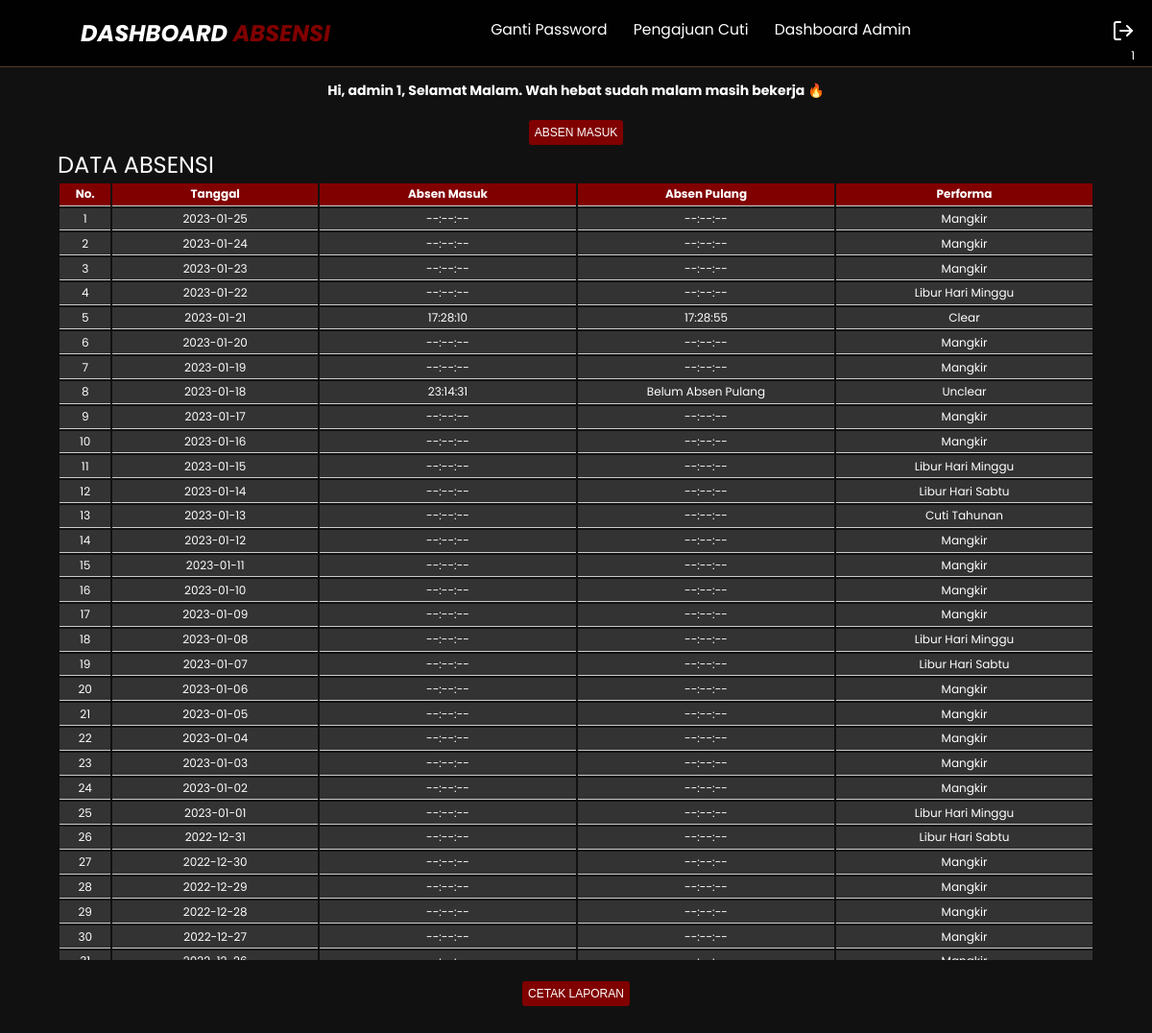
The app's page /dashboard/index.php (signed in), older data.
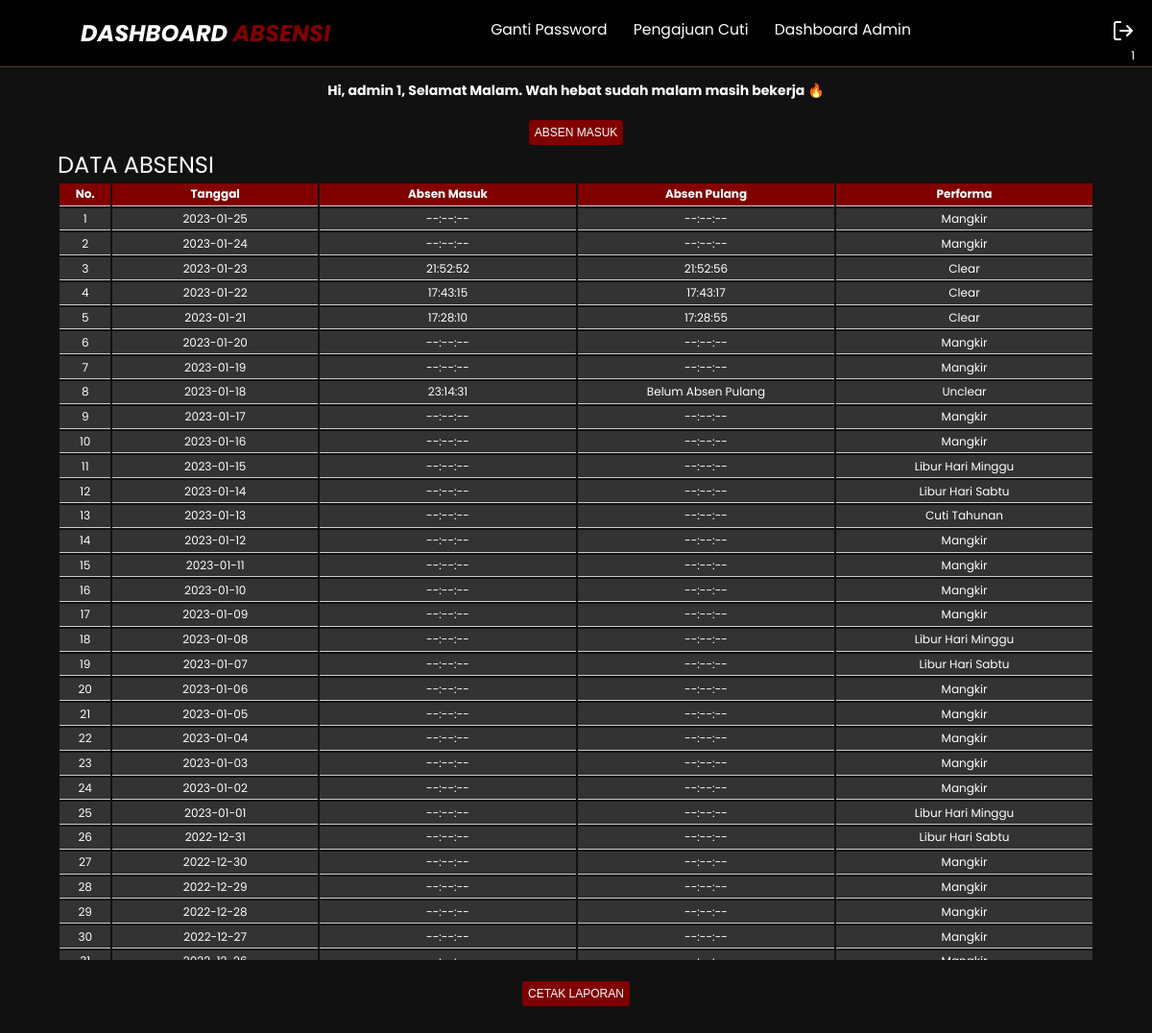
The same page, newer data.
### tables this page shows
CREATE TABLE `absensi` (
  `id` int(11) NOT NULL,
  `user_id` int(11) NOT NULL,
  `tgl` date DEFAULT NULL,
  `jam_masuk` varchar(255) DEFAULT NULL,
  `jam_keluar` varchar(255) DEFAULT NULL,
  `req_id` int(11) DEFAULT NULL
);

CREATE TABLE `request` (
  `id` int(11) NOT NULL,
  `req_id` int(11) NOT NULL,
  `jenis` varchar(255) DEFAULT NULL,
  `keterangan` varchar(255) DEFAULT NULL,
  `status` varchar(255) DEFAULT NULL
);

### dashboard/absensi.php (the view, shortened to what this page needs)
<div class="bform">
  <?php
  include("../connection.php");
  $user_id = $_SESSION['user_id'];
  $tgl = date('Y-m-d');
  $sql = "SELECT * FROM absensi as a LEFT JOIN request as b ON a.req_id=b.req_id WHERE a.user_id='$user_id' AND a.tgl='$tgl'";
  $result = $db->query($sql);
  $btnabsen = '<form action="action.php" method="POST">
  <button name="absen" type="submit">ABSEN MASUK</button>
</form>';
  if ($result->num_rows > 0) {
    $data = $result->fetch_assoc();
    if ($data['status'] == 'Accept') {
      echo "<p>Jadwal Anda Hari Ini " . $data['jenis'] . " !</p>";
    } else if (!empty($data['jam_keluar'])) {
      if (strtotime($data['jam_keluar']) == NULL) {
        echo $btnabsen;
      } else {
        echo "<p>Absen Pulang Berhasil, Terimakasih telah bekerja hari ini</p>";
      }
    } else {
      echo "
      <form action='' method='POST' class='form'>
      <span>Absen Masuk Berhasil, Selamat Bekerja</span>
              <button name='clockout' type='submit'>Absen Pulang</button>
            </form>";
    }
  } else {
    echo $btnabsen;
  }
  ?>
</div>
<div class="table">
  <div class="table_header">
    <p>DATA ABSENSI</p>
  </div>
  <div class="table_section">
    <table class="table">
      <thead>
        <tr class="tr">
          <th class="th" width='5%'>No.</th>
          <th class="th" width='20%'>Tanggal</th>
          <th class="th" width='25%'>Absen Masuk</th>
          <th class="th" width='25%'>Absen Pulang</th>
          <th class="th" width='25%'>Performa</th>
        </tr>
      </thead>
      <tbody>
        <?php
        $no = 1;
        $intTgl = strtotime($tgl);
        $stopTgl = $intTgl - 30 * 60 * 60 * 24;
        $sql = "SELECT * FROM absensi as a LEFT JOIN request as b ON a.req_id=b.req_id WHERE a.user_id='$user_id' AND a.tgl <= '$tgl' order by tgl desc";
        $absen = [];
        $hasil2 = $db->query($sql);
        while ($data2 = $hasil2->fetch_assoc()) {
          array_push($absen, $data2);
        }
        for ($intTgl; $intTgl >= $stopTgl; $intTgl -= 60 * 60 * 24) {
          $tgljd = date('Y-m-d', $intTgl);
          echo "<tr class='tr'>";
          echo "<td class='td'>" . $no++ . "</td>";
          echo "<td class='td'> " . $tgljd . " </td>";
          $cek = 0;
            foreach ($absen as $data) {
            if ($tgljd == $data['tgl']) {
              echo "<td class='td'> " . $data['jam_masuk'] . " </td>";
              if (empty($data['jam_keluar']) && !empty($data['jam_masuk'])) {
                echo "<td class='td'>Belum Absen Pulang</td>";
              } else {
                echo "<td class='td'> " . $data['jam_keluar'] . " </td>";
              }
              if ($data['status'] == 'Accept') {
                echo "<td class='td'>" . $data['jenis'] . "</td>";
              } else if (!empty($data['jam_masuk']) && strtotime($data['jam_keluar']) != NULL) {
                echo "<td class='td'>Clear</td>";
              } else {
                echo "<td class='td'>Unclear</td>";
              }
              $cek = 1;
              break;
            }
          }
          if ($cek == 0) {
            echo "<td class='td'>--:--:--</td><td class='td'>--:--:--</td>";
            if (date('D', $intTgl) == "Sun") {
              echo "<td class='td'>Libur Hari Minggu</td>";
            } else if (date('D', $intTgl) == "Sat") {
              echo "<td class='td'>Libur Hari Sabtu</td>";
            } else {
              echo "<td class='td'>Mangkir</td>";
            }
          }
          echo "</tr>";
        }
        ?>
      </tbody>
    </table>
  </div>
</div>

### dashboard/index.php (shortened to what this page needs)
<?php
$nama_lengkap = $_SESSION['nama_lengkap'];
$role = $_SESSION['role'];
?>
<!DOCTYPE html>
<html lang="en">
<head>
  <link rel="stylesheet" href="dashboard.css" />
</head>
<body>
    <nav class="navbar">
        <a href="index.php" class="navbar-logo">DASHBOARD <span>ABSENSI</span></a>
        <div class='navbar-nav'>
        <a href="index.php?menu=ganti-password" >Ganti Password</a>
          <a href="index.php?menu=pengajuan">Pengajuan Cuti</a>
<?php
            if($role=='admin'){
               echo '<a href="index-admin.php?message=Selamat Datang di DASHBOARD ADMIN">Dashboard Admin</a>';
            }
        ?>
        </div>
        <div class="navbar-extra">
        <a href="#" id="nama"><?=$nama_lengkap?></a>
        <a href="index-admin.php?logout=true" id="logout"><i data-feather="log-out"></i></a>
        </div>
        </nav>
         <section class="hero" id="home">
          <main class="content">
    <?php
    if(!isset($_GET['menu']) ||
       $_GET['menu'] !== "ganti-password" &&
       $_GET['menu'] !== "pengajuan"
       ){
            $time = date('H');
            if($time <= 10 && $time >=3) {
              $waktu = "Pagi. Awali pagimu dengan senyuman 😊";
            } else if ($time >=11 && $time <= 14) {
              $waktu = "Siang. Tetap semangat ya, meskipun lumayan lelah ✊";
            } else if ($time >=15 && $time <= 17) {
              $waktu = "Sore. Semangat yuk, Sebentar lagi selesai 💪";
            } else {
              $waktu = "Malam. Wah hebat sudah malam masih bekerja 🔥";
            }
            echo "<div class='bform' style='width: 100vw;'><H3 style='text-align:center'>Hi, $role $nama_lengkap, Selamat $waktu</H3></div>";
    } else {
          include ($_GET['menu'].".php");
    }?>
<br/>
  <?php
  if(!isset($_GET['menu']) || $_GET['menu'] != "pengajuan"){
    include("absensi.php");
  }
   ?>
 <div style="display: flex; justify-content:center;align-items:center; margin-top: 20px;">
    <button style="text-align:center" onclick="window.print()">CETAK LAPORAN</button>
  </div>
  </main>
  </section>
</body>
</html>

### dashboard/dashboard.css (style rules this page uses)
:root { --primary: #800000; --bg: #010101 }
* { margin: 0; padding: 0; box-sizing: border-box; outline: none; text-decoration: none; }
body { font-family: 'Poppins', sans-serif; background-color: #111; color: white; }
button { background-color: var(--primary); color: #fff; padding: 0.5rem; border: none; outline: none; border-radius: 0.3rem; margin: 0.2rem; font-size: 1rem; display: flex; align-items: center; justify-content: center; }
.navbar { display: flex; justify-content: space-between; align-items: center; padding: 1.4rem 7%; background-color: rgba(1,1,1,0.9); border-bottom: 1px solid #513c28; position: fixed; top: 0; left: 0; right: 0; z-index: 9999; }
.navbar .navbar-logo { font-size: 2rem; font-weight: 700; color: #fff; font-style: italic; }
.navbar .navbar-logo span { color: var(--primary); }
.navbar .navbar-nav a { color: white; display: inline-block; font-size: 1.3rem; margin: 0 1rem; }
.navbar .navbar-nav a::after { content: ''; display: block; padding-bottom: 0.5rem; border-bottom: 0.1rem solid var(--primary); transform: scaleX(0); transition: 0.2s linear; }
.navbar .navbar-extra a { color: white; margin: 0 0.5rem; }
.navbar .navbar-extra { display: flex; align-items: center; }
#nama { position: absolute; right: 1rem; bottom: 0.1rem; }
#logout { position: fixed; right: 1rem; }
.hero { min-height: 100vh; display: flex; padding-top: 7rem; background-color: #111; }
.table { width: 100%; }
.table_header { display: flex; justify-content: space-between; align-items: center; flex-flow: row wrap; margin-right: 5vw; margin-left: 5vw; }
.table_header p { font-size: 2rem; }
.table_section { margin-right: 5vw; margin-left: 5vw; height: 55vh; width: 90vw; overflow: auto; }
table { width: 100%; table-layout: fixed; min-width: 80rem; }
thead { position: sticky; top: 0; background-color: var(--primary); color: #fff; }
th,td { border-bottom: 1px solid #ccc; padding: 0.2rem; word-break: break-all; text-align: center; }
td { background-color: #333; }
.bform { display: flex; justify-content: center; }
@media (max-width: 1366px) { html { font-size: 75%; } }

Row changes from the older to the newer data that the page shows:
added absensi: jam_masuk "21:52:52", jam_keluar "21:52:56", shows "Clear", shown under "2023-01-23"
added absensi: jam_masuk "17:43:15", jam_keluar "17:43:17", shows "Clear", shown under "2023-01-22"
Text that changed along with them:
list line gone: "--:--:-- --:--:-- Mangkir"
list line gone: "--:--:-- --:--:-- Libur Hari Minggu"
